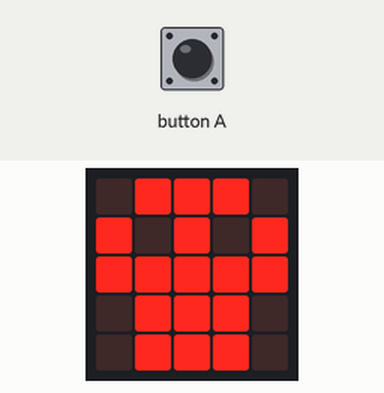
Bench run of a program on a simulated BBC micro:bit (MakeCode). Parts: the board's 5×5 LED display. The test bench sets the inputs (shaded band).

Above: at 1.8 s.
1.9 s: button A pressed for 0.15 s
At 3.1 s:
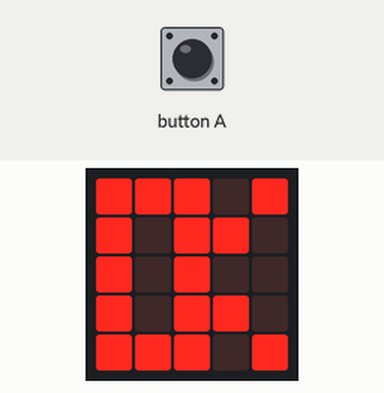
Timing chart, 0 to 4.9 s (numbered marks = the images above; inputs shaded):
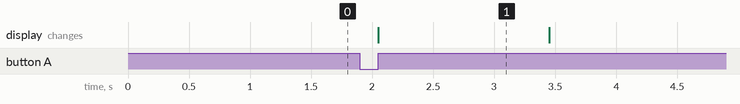

The program:

main.ts
```typescript
input.onButtonPressed(Button.A, function () {
    devices.tellCameraTo(MesCameraEvent.TakePhoto)
    basic.showLeds(`
        # # # . #
        # . # # .
        # . # . .
        # . # # .
        # # # . #
        `)
    basic.pause(1000)
    basic.showIcon(IconNames.Skull)
})
basic.showIcon(IconNames.Skull)
basic.forever(function () {

})
```

test.ts
```typescript
// les tests vont ici ; cela ne sera pas compilé si ce paquet est utilisé en tant qu'extension.
```

Measured:
- after the input at 1.9 s, the display: changes after 0.15 s (image 1)
- what the display in image 1 shows lasts 1.4 s, from 2.1 s to 3.5 s
